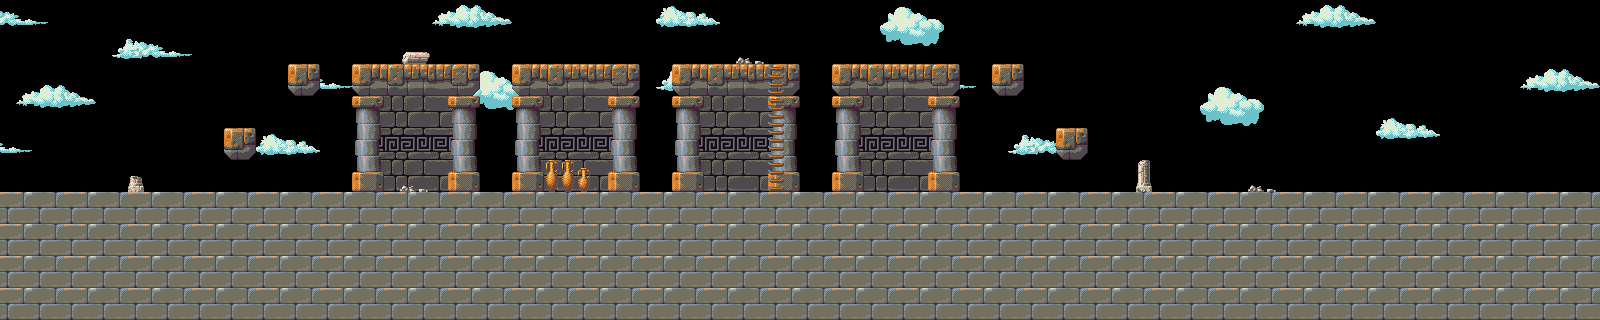

A 2D game scene composited from a Tiled map and its tileset images. What follows is a short description and the map's XML, with each tile layer's data collapsed to a summary:
An orthogonal 100x20 tile map with 16x16 px tiles, 5 tile layers (Background, Background2, World, Foreground, ...), 2 tilesets and 17 objects (2x enemya, player).

<map version="1.0" orientation="orthogonal" width="100" height="20" tilewidth="16" tileheight="16">
 <tileset firstgid="1" name="Temple" tilewidth="16" tileheight="16">
  <image source="../textures/temple.png" width="1312" height="992" />
 </tileset>
 <tileset firstgid="5085" name="Ruins" tilewidth="16" tileheight="16">
  <image source="../textures/ruins.png" width="376" height="256" />
 </tileset>
 <layer name="Background" width="100" height="20">
  <data>[2000 cells, 306 non-empty, 82 distinct tile ids]</data>
 </layer>
 <layer name="Background2" width="100" height="20">
  <data>[2000 cells, 13 non-empty, 9 distinct tile ids]</data>
 </layer>
 <layer name="World" width="100" height="20">
  <data>[2000 cells, 881 non-empty, 29 distinct tile ids]</data>
 </layer>
 <layer name="Foreground" width="100" height="20">
  <data>[2000 cells, 96 non-empty, 12 distinct tile ids]</data>
 </layer>
 <layer name="Foreground2" width="100" height="20">
  <data>[2000 cells, 8 non-empty, 1 distinct tile ids]</data>
 </layer>
 <objectgroup name="Player" width="100" height="20">
  <object name="Player" type="player" x="170" y="148" width="16" height="16" />
 </objectgroup>
 <objectgroup name="Enemies" width="100" height="20">
  <object name="EnemyA" type="enemya" x="474" y="155">
   <properties>
    <property name="acceleration" value="0.1" />
    <property name="hp" value="200" />
    <property name="speed" value="2.5" />
   </properties>
  </object>
  <object name="EnemyA" type="enemya" x="426" y="44">
   <properties>
    <property name="acceleration" value="0.1" />
    <property name="hp" value="100" />
    <property name="speed" value="1" />
   </properties>
  </object>
 </objectgroup>
 <objectgroup name="Boxes" width="100" height="20">
  <object x="736" y="52" />
  <object x="736" y="27" />
  <object x="736" y="3" />
  <object x="737" y="-21" />
  <object x="849" y="55" />
  <object x="874" y="55" />
  <object x="899" y="54" />
  <object x="924" y="54" />
  <object x="902" y="28" />
  <object x="879" y="28" />
  <object x="856" y="27" />
  <object x="866" y="0" />
  <object x="892" y="0" />
  <object x="880" y="-27" />
 </objectgroup>
</map>